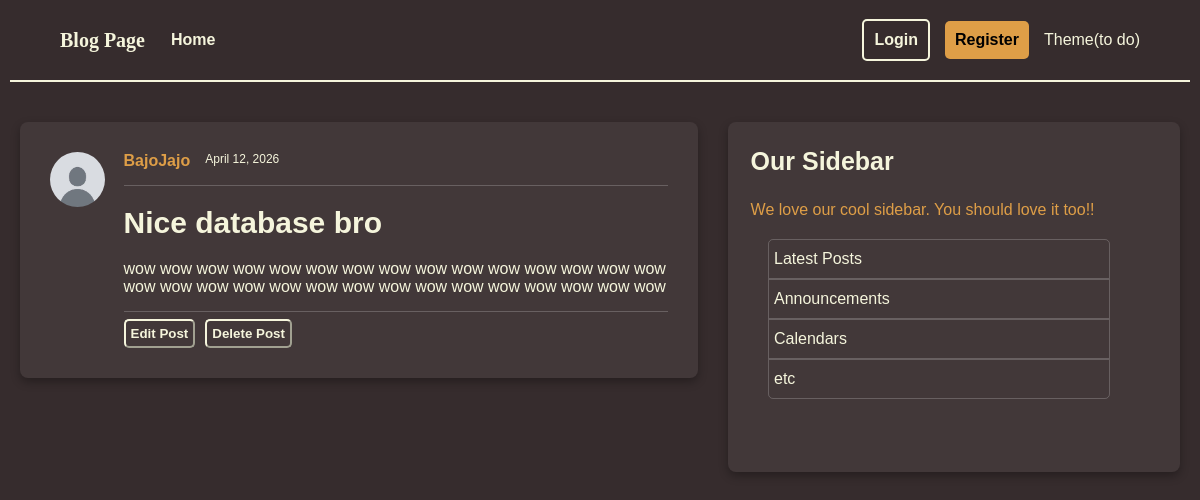
/posts/3, run on an earlier commit of the app's database.
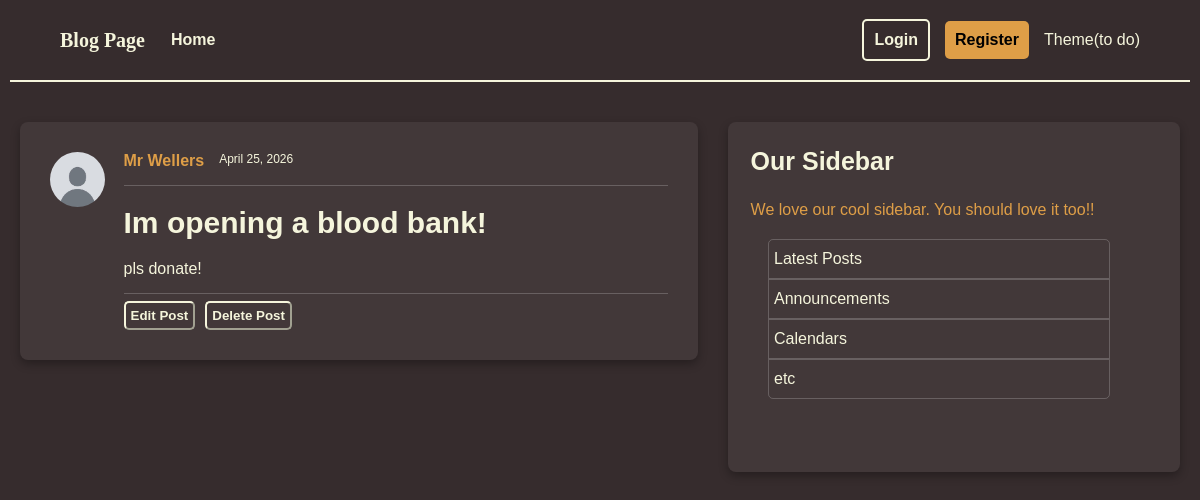
And on a later commit of the database.
### models.py (models this page shows, shortened)
class User(Base):
    __tablename__ = "users"
    id: Mapped[int] = mapped_column(Integer, primary_key=True, index=True)
    username: Mapped[str] = mapped_column(String(50), unique=True, nullable=False)
    email: Mapped[str] = mapped_column(String(120), unique=True, nullable=False)
    image_file: Mapped[str | None] = mapped_column(
        String(200),
        nullable=True,
        default=None,
    )
    posts: Mapped[list[Post]] = relationship(back_populates="author", cascade = "all, delete-orphan")

class Post(Base):
    __tablename__ = "posts"
    id: Mapped[int] = mapped_column(Integer, primary_key=True, index=True)
    title: Mapped[str] = mapped_column(String(100), nullable=False)
    content: Mapped[str] = mapped_column(Text, nullable=False)
    user_id: Mapped[int] = mapped_column(
        ForeignKey("users.id"),
        nullable=False,
        index=True,
    )
    date_posted: Mapped[datetime] = mapped_column(
        DateTime(timezone=True),
        default=lambda: datetime.now(UTC),
    )
    author: Mapped[User] = relationship(back_populates="posts")

### main.py (the view)
@app.get("/posts/{post_id}", include_in_schema=False)
def post_page(request: Request, post_id: int, db: Annotated[Session, Depends(get_db)]):
    result = db.execute(select(models.Post).where(models.Post.id == post_id))
    post = result.scalars().first()
    if post:
        title = post.title[:50]
        return template.TemplateResponse(
            request,
            "post.html",
            {"post": post, "title": title},
        )
    else:
        raise HTTPException(
            status_code = status.HTTP_404_NOT_FOUND,
            detail = "Post not found",
        )

### templates/post.html
{% extends "layout.html" %}
{% block content %}
        <div class="container">
            <div class="full_post">
                <img class="profile_pic" src="{{ post.author.image_path }}" alt="A profile picture of {{ post.author.username }}">
                <div class="post-content">
                <div class="author-and-date">
                    <a class="author" href="#">{{ post.author.username }}</a>
                    <small class="date_posted">{{ post.date_posted.strftime('%B %d, %Y') }}</small>
                </div>
                <hr class="post-line">
                <h2>
                <a class="title" href="#">{{ post.title }}</a>
                </h2>
                <p class="content">{{ post.content }}</p>
                <hr class="post-line">
                <div class="post-buttons">
                    <button id="edit-button">Edit Post</button>
                    <button id="delete-button">Delete Post</button>
                </div>
            </div>
            </div>
        </div>
{% endblock content %}

What changed in the data, as far as the page shows it:
changed User: author.username "BajoJajo" → "Mr Wellers"
changed Post: date_posted "April 12, 2026" → "April 25, 2026"; title "Nice database bro" → "Im opening a blood bank!"; content "wow wow wow wow wow wow wow wow wow wow wow wow wow wow wow wow wow wow wow wow wow wow wow wow wow wow wow wow wow wow" → "pls donate!"
